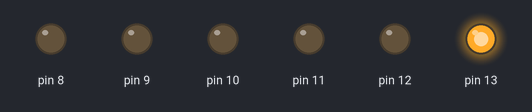
This sketch was run on a simulated Arduino Uno, built with avr-gcc and run on an emulated ATmega328P. Parts: output pins drawn as LEDs (lit = HIGH).

Above: at 0.5 s.
At 1.5 s:
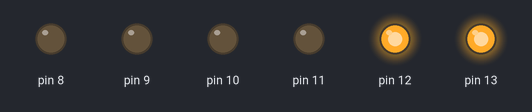
At 4.5 s:
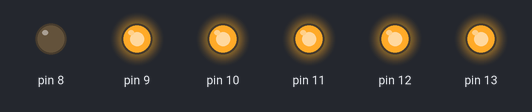
At 7.5 s:
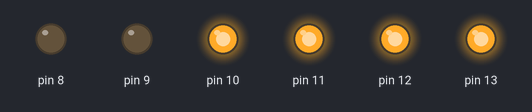
At 11.5 s:
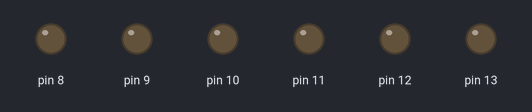
At 14.5 s:
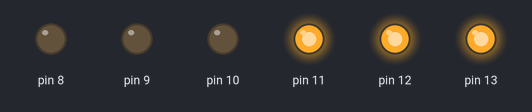
Timing chart, 0 to 15.6 s (numbered marks = the images above):
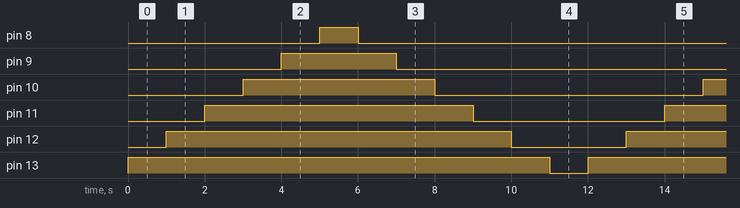

Measured:
- by itself, pin 8: alternates HIGH for 1.0 s and LOW for 11.0 s
- by itself, pin 9: alternates HIGH for 3.0 s and LOW for 9.0 s
- by itself, pin 10: alternates HIGH for 5.0 s and LOW for 7.0 s
- by itself, pin 11: alternates HIGH for 7.0 s and LOW for 5.0 s
- by itself, pin 12: alternates HIGH for 9.0 s and LOW for 3.0 s
- by itself, pin 13: alternates HIGH for 11.0 s and LOW for 1.0 s

The sketch:

LED_W4.ino
```cpp
void setup() {

}

void loop() {
pinMode(13,OUTPUT);
  digitalWrite(13,HIGH);
  delay(1000);
  pinMode(12,OUTPUT);
  digitalWrite(12,HIGH);
  delay(1000);
  pinMode(11,OUTPUT);
  digitalWrite(11,HIGH);
  delay(1000);
  pinMode(10,OUTPUT);
  digitalWrite(10,HIGH);
  delay(1000);
  pinMode(9,OUTPUT);
  digitalWrite(9,HIGH);
  delay(1000);
  pinMode(8,OUTPUT);
  digitalWrite(8,HIGH);
  delay(1000);
  pinMode(8,OUTPUT);
  digitalWrite(8,LOW);
  delay(1000);
  pinMode(9,OUTPUT);
  digitalWrite(9,LOW);
  delay(1000);
  pinMode(10,OUTPUT);
  digitalWrite(10,LOW);
  delay(1000);
  pinMode(11,OUTPUT);
  digitalWrite(11,LOW);
  delay(1000);
  pinMode(12,OUTPUT);
  digitalWrite(12,LOW);
  delay(1000);
  pinMode(13,OUTPUT);
  digitalWrite(13,LOW);
  delay(1000);

}
```
